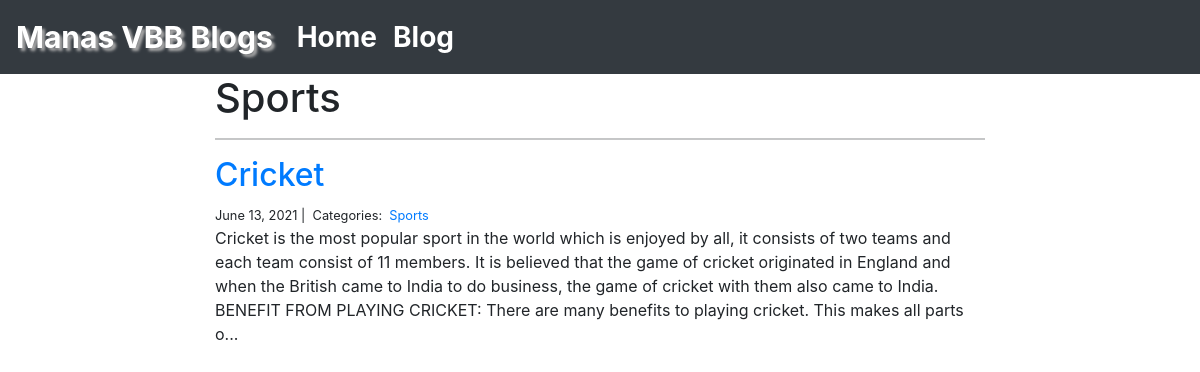
Screenshot of /blog/Sports/ with the database file from the repository.
### blog/models.py (models this page shows)
class Category(models.Model):
    name = models.CharField(max_length=20)

class Post(models.Model):
    title = models.CharField(max_length=255)
    body = models.TextField()
    created_on = models.DateTimeField(auto_now_add=True)
    last_modified = models.DateTimeField(auto_now=True)
    categories = models.ManyToManyField('Category', related_name='posts')

### blog/views.py (the view)
# urls.py: path("<category>/", views.blog_category, name="blog_category"),
def blog_category(request, category):
    posts = Post.objects.filter(
        categories__name__contains=category
    ).order_by(
        '-created_on'
    )
    context = {
        "category": category,
        "posts": posts
    }
    return render(request, "blog_category.html", context)

### blog/templates/blog_category.html
{% extends "base.html" %}
{% block body %}
<div class="col-md-8 offset-md-2">
    <h1>{{ category | title }}</h1>
    <hr>
    {% for post in posts %}
        <h2><a href="{% url 'blog_detail' post.pk%}">{{ post.title }}</a></h2>
        <small>
            {{ post.created_on.date }} |&nbsp;
            Categories:&nbsp;
            {% for category in post.categories.all %}
            <a href="{% url 'blog_category' category.name %}">
                {{ category.name }}
            </a>&nbsp;
            {% endfor %}
        </small>
        <p>{{ post.body | slice:":400" }}...</p>
    {% endfor %}
</div>
{% endblock body%}

### rows the page displays
Category: name "Sports"
Post: title "Cricket", created_on "June 13, 2021", body "Cricket is the most popular sport in the world which is enjoyed by all, it consists of two teams and each team consist of 11 members. It is believed that the game of cricket originated in England and when the British came to India to do business, the game of cricket with them also came to India. BENEFIT FROM PLAYING CRICKET: There are many benefits to playing cricket. This makes all parts o"
